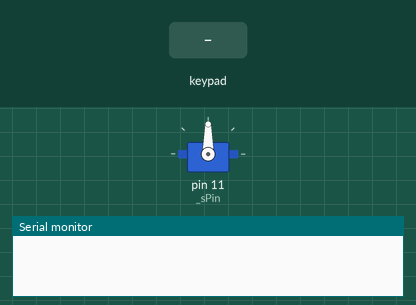
The sketch below on a simulated Arduino Uno, built with avr-gcc and run on an emulated ATmega328P. Shown: servo, the last lines printed to the serial monitor. Inputs (shaded band) come from the test bench.

Above: at 1.2 s.
1.3 s: key 'A' pressed
At 2.4 s:
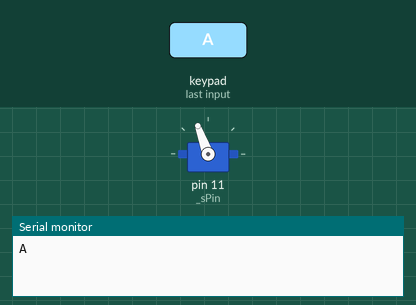
2.8 s: keypad keys 9 8 7 6 A pressed 0.4 s apart
At 5.0 s:
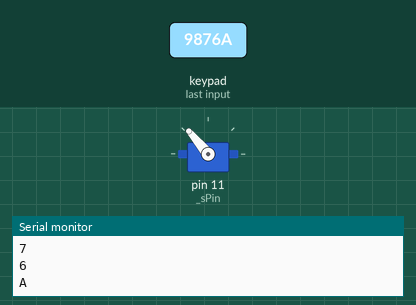
6.3 s: keypad keys 5 4 3 2 A pressed 0.4 s apart
At 8.7 s:
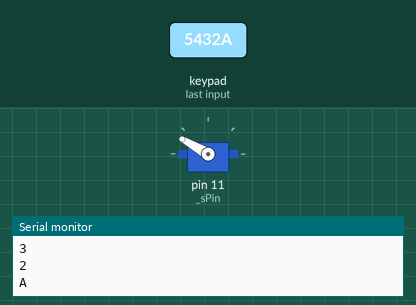
9.8 s: keypad keys 1 3 9 7 A pressed 0.4 s apart
At 12.6 s:
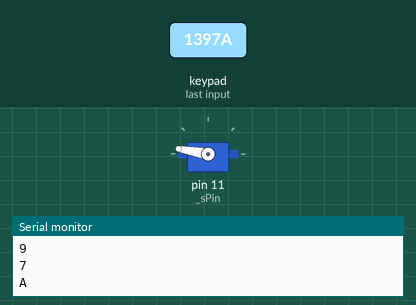
13.3 s: key 'A' pressed
At 14.0 s:
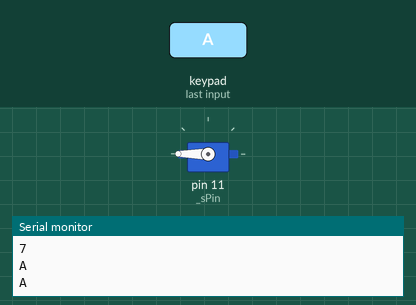
Timing chart, 0 to 16.3 s (numbered marks = the images above; inputs shaded):
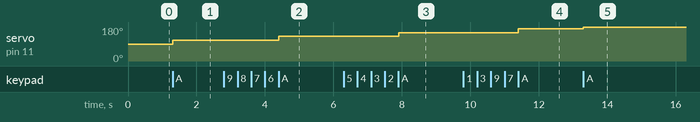

Measured:
- after the input at 1.3 s, servo on pin 11 (_sPin): 90° → 110° at once
- after the input at 2.8 s, servo on pin 11 (_sPin): 110° → 130° after 1.6 s
- after the input at 6.3 s, servo on pin 11 (_sPin): 130° → 150° after 1.6 s
- after the input at 9.8 s, servo on pin 11 (_sPin): 150° → 170° after 1.6 s
- after the input at 13.3 s, servo on pin 11 (_sPin): 170° → 180° at once

The sketch:

servoSample00.ino
```cpp
#include <Keypad.h>
#include <Servo.h>

//servo pin D11
//keypad pin D2-D9

Servo myServo;
const byte R = 4; //rows
const byte C = 4; //columns
char keys[R][C] = {
  {'1', '2', '3', 'A'},
  {'4', '5', '6', 'B'},
  {'7', '8', '9', 'C'},
  {'*', '0', '#', 'D'}
};
//signal pin is 11
byte rPins[R] = {9, 8, 7, 6};
byte cPins[C] = {5, 4, 3, 2};
int _sPin = 11;
int sAngle=90;

int lBound=22, uBound=180;

Keypad kp = Keypad( makeKeymap(keys), rPins, cPins, R, C);

void setup() {
  Serial.begin(9600);
  myServo.attach(_sPin);
}

void loop() {
  char cKey;
  if((cKey=kp.getKey())!=NULL){
    Serial.println(cKey);
  }
  if(cKey=='B'&&sAngle<=uBound){
    sAngle+=5;
    myServo.write(sAngle);
  }
  if(cKey=='A'&&sAngle<=uBound){
    sAngle+=20;
    myServo.write(sAngle);
  }
  if(cKey=='C'&&sAngle>=lBound){
    sAngle-=5;
    myServo.write(sAngle);
  }
  if(cKey=='D'&&sAngle>=lBound){
    sAngle-=20;
    myServo.write(sAngle);
  }
}
```
